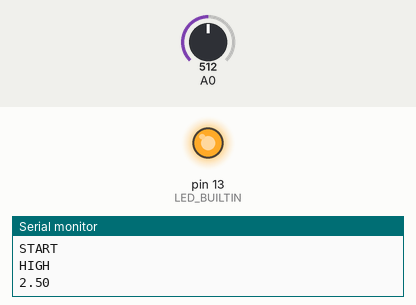
Simulated run of this sketch. Board: Arduino Uno, built with avr-gcc and run on an emulated ATmega328P. On the bench: output pins drawn as LEDs (lit = HIGH), the last lines printed to the serial monitor. The test bench sets the inputs (shaded band); at power-on: A0 = 512.

Above: at 1.0 s.
At 3.0 s:
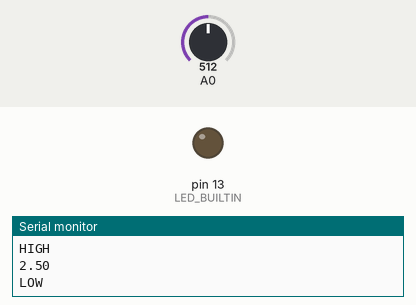
Timing chart, 0 to 5.2 s (numbered marks = the images above):
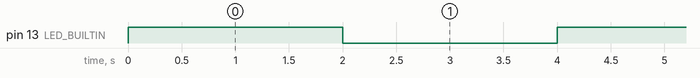

The sketch:

blink.ino
```cpp
#include <Arduino.h>
void setup() {
    Serial.begin(115200);
    while (!Serial);
    Serial.println("START");
    pinMode(LED_BUILTIN, OUTPUT);
}
void loop() {
    digitalWrite(LED_BUILTIN, HIGH);
    Serial.println("HIGH");

    int sensorValue = analogRead(A0);
    float voltage = sensorValue * (5.0 / 1023.0);
    Serial.println(voltage);
    delay(2000);

    digitalWrite(LED_BUILTIN, LOW);
    Serial.println("LOW");

    delay(2000);
}
```

Measured:
- by itself, pin 13 (LED_BUILTIN): alternates HIGH for 2.0 s and LOW for 2.0 s
